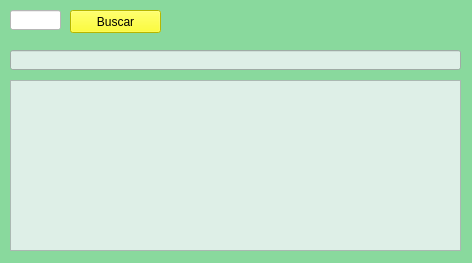
<?xml version="1.0" encoding="UTF-8"?>
<ui version="4.0">
 <class>TelaLerDescricao</class>
 <widget class="QMainWindow" name="TelaLerDescricao">
  <property name="geometry">
   <rect>
    <x>0</x>
    <y>0</y>
    <width>472</width>
    <height>263</height>
   </rect>
  </property>
  <property name="windowTitle">
   <string>Ler descrição</string>
  </property>
  <property name="styleSheet">
   <string notr="true">background-color:#89D99D;</string>
  </property>
  <widget class="QWidget" name="centralwidget">
   <widget class="QLineEdit" name="lineEdit">
    <property name="geometry">
     <rect>
      <x>10</x>
      <y>10</y>
      <width>51</width>
      <height>20</height>
     </rect>
    </property>
    <property name="styleSheet">
     <string notr="true">background-color: rgb(255, 255, 255);</string>
    </property>
   </widget>
   <widget class="QTextEdit" name="textEdit">
    <property name="geometry">
     <rect>
      <x>10</x>
      <y>80</y>
      <width>451</width>
      <height>171</height>
     </rect>
    </property>
    <property name="styleSheet">
     <string notr="true">background-color: #DEEFE7;</string>
    </property>
    <property name="readOnly">
     <bool>true</bool>
    </property>
   </widget>
   <widget class="QLineEdit" name="lineEdit_2">
    <property name="geometry">
     <rect>
      <x>10</x>
      <y>50</y>
      <width>451</width>
      <height>20</height>
     </rect>
    </property>
    <property name="styleSheet">
     <string notr="true">background-color:#DEEFE7;</string>
    </property>
    <property name="text">
     <string/>
    </property>
    <property name="readOnly">
     <bool>true</bool>
    </property>
   </widget>
   <widget class="QPushButton" name="btnBuscar">
    <property name="geometry">
     <rect>
      <x>70</x>
      <y>10</y>
      <width>91</width>
      <height>23</height>
     </rect>
    </property>
    <property name="styleSheet">
     <string notr="true">background-color: rgb(255, 255, 0);</string>
    </property>
    <property name="text">
     <string>Buscar</string>
    </property>
    <property name="icon">
     <iconset>
      <normaloff>../icons/arquivo-de-documento.png</normaloff>../icons/arquivo-de-documento.png</iconset>
    </property>
   </widget>
  </widget>
 </widget>
 <resources/>
 <connections/>
</ui>
